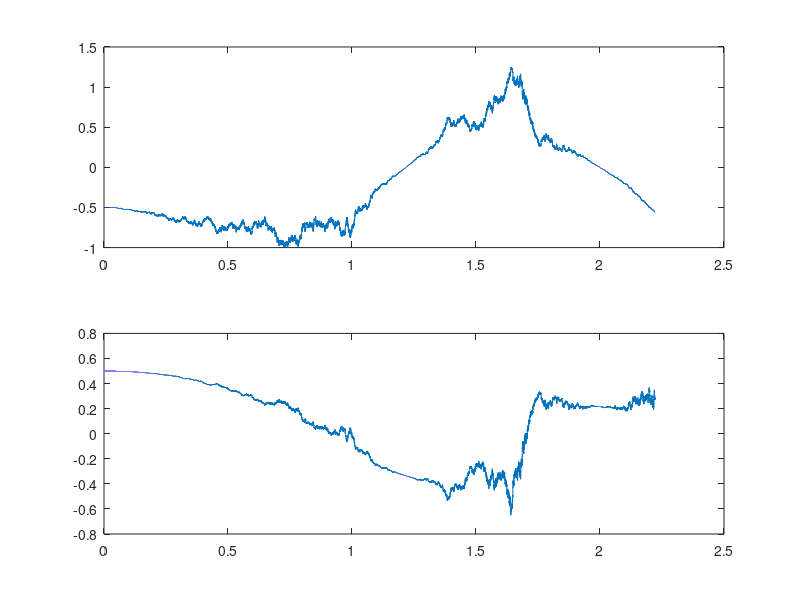

Write MATLAB code to recreate this figure.
clear all
close all

delta1 = 0.5;
delta2 = 1.5;
ni1 = 1.5;
ni2 = 0.5;

np = int64(100000);

t1 = 0;
t2 = pi/sqrt(2);


t = linspace(t1, t2, np);
delta = t(2)-t(1)

randn('state',100);
dw = sqrt(delta)*randn(np,1);

v = cos(t);
w = ones(np,1);

landa = zeros(4, np);
landa(1,:) = t;

A = [[0,-1, 0, 0];
     [1, 0, 0, 0];
     [0, 0, 0,-1];
     [0, 0, 1,0]];
 
B = [[0, 0, 0,-1];
     [0, 0,-1, 0];
     [0, 1, 0, 0];
     [1, 0, 0, 0]];


for k=1:1
    x = zeros(4,np);
    x(:,1) = [1,0,0,0]';
    uy = zeros(np,1);
    ux = zeros(np,1);
    
    for i = 1:(np-1)
        uy(i) = (1-delta1)* v(i) + delta1 * (landa(:,i))'*(A * x(:,i));
        ux(i) = (1-delta2)* w(i) + delta2 * (landa(:,i))'*(B * x(:,i));
        uy1 = uy(i);
        ux1 = ux(i);
        C = [[  0,-uy1,  -1,-ux1];
             [uy1,   0,-ux1,   1];
             [  1, ux1,   0,-uy1];
             [ux1,  -1, uy1,   0]];
       
        D = [[  0,   0,    0, -ux1];
             [  0,   0, -ux1,    0];
             [  0, ux1,    0,    0];
             [ux1,   0,    0,    0]];
         
        x(:, i+1) = x(:, i) + (C * x(:, i))*delta + (D*x(:,i))*dw(i);
    end
    
    uy(np) = (1-delta1)* v(np) + delta1 * (landa(:,np))'*(A * x(:,np));
    ux(np) = (1-delta2)* w(np) + delta2 * (landa(:,np))'*(B * x(:,np));
    
%    if (mod(k,5) == 0)
    figure('Name', int2str(k))
%    subplot(2,2,1)
%    plot(x(1,:))
%    subplot(2,2,2)
%    plot(x(2,:))
%    subplot(2,2,3)
%    plot(x(3,:))
%    subplot(2,2,4)
%    plot(x(4,:))
%    title(["iteracion k=",int2str(k)])
    
     subplot(2,1,1)
     plot(t, ux)
     subplot(2,1,2)
     plot(t, uy)
%    end
%    x(2,np)
    landa = zeros(4, np);
    landa(:, np) = [0, x(2,np), 0, 0]';
    
    v = zeros(np,1);
    w = zeros(np,1);
    for j = np:-1:2
        v(j)= (1-ni1)*uy(j) + ni1 * (landa(:,j))' * (A*x(:,j));
        w(j)= (1-ni2)*ux(j) + ni2 * (landa(:,j))' * (B*x(:,j));
        v1 = v(j);
        w1 = w(j);
        w2 = w1^2;
%        w2 = 0
        E = [[-w2, v1,  1, w1];
             [-v1,-w2, w1, -1];
             [ -1,-w1,-w2, v1];
             [-w1,  1,-v1,-w2]];
    
        F = [[  0,  0, 0, w1];
             [  0,  0,w1,  0];
             [  0,-w1, 0,  0];
             [-w1,  0, 0,  0]];
     
        landa(:, j-1) = landa(:,j) - (E*landa(:,j))*delta - D*landa(:,j)*dw(j);
    end
    
    v(1) = (1-ni1)*uy(1) + ni1 * (landa(:,1))' * (A*x(:,1));
    w(1) = (1-ni2)*ux(1) + ni2 * (landa(:,1))' * (B*x(:,1));
    k
end  

%Umean = mean(UX);
%plot(Umean)

